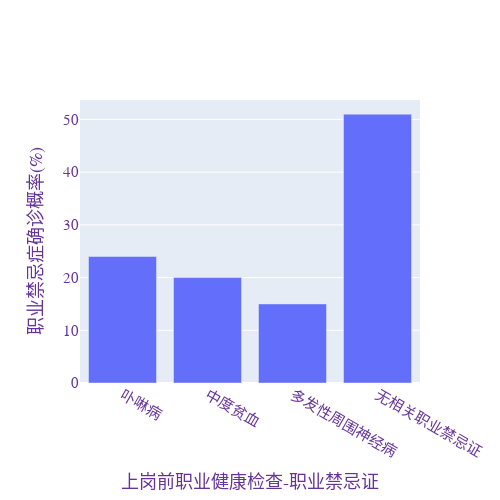

This figure's notebook cell:
### Code cell
diseases_name = ["卟啉病", "中度贫血", "多发性周围神经病", "无相关职业禁忌证"]
proba_results = [24, 20, 15, 51]
fig = go.Figure()
fig.add_trace(go.Bar(x=diseases_name, y=proba_results, name="职业禁忌证确诊概率"))
fig.update_layout(width=500,
                  height=500,
                  xaxis_title="上岗前职业健康检查-职业禁忌证",
                  yaxis_title="职业禁忌症确诊概率(%)",
                  font=dict(family="Courier New, monospace",
                                    size=15,
                                    color="RebeccaPurple"))

### Figure 1 — Plotly figure (JSON) as saved in the notebook; plotly's stock layout.template omitted (floating-point values rounded to 4 significant figures)
{"data": [{"name": "职业禁忌证确诊概率", "type": "bar", "x": ["卟啉病", "中度贫血", "多发性周围神经病", "无相关职业禁忌证"], "y": [24, 20, 15, 51]}], "layout": {"font": {"color": "RebeccaPurple", "family": "Courier New, monospace", "size": 15}, "height": 500, "width": 500, "xaxis": {"title": {"text": "上岗前职业健康检查-职业禁忌证"}}, "yaxis": {"title": {"text": "职业禁忌症确诊概率(%)"}}}}
